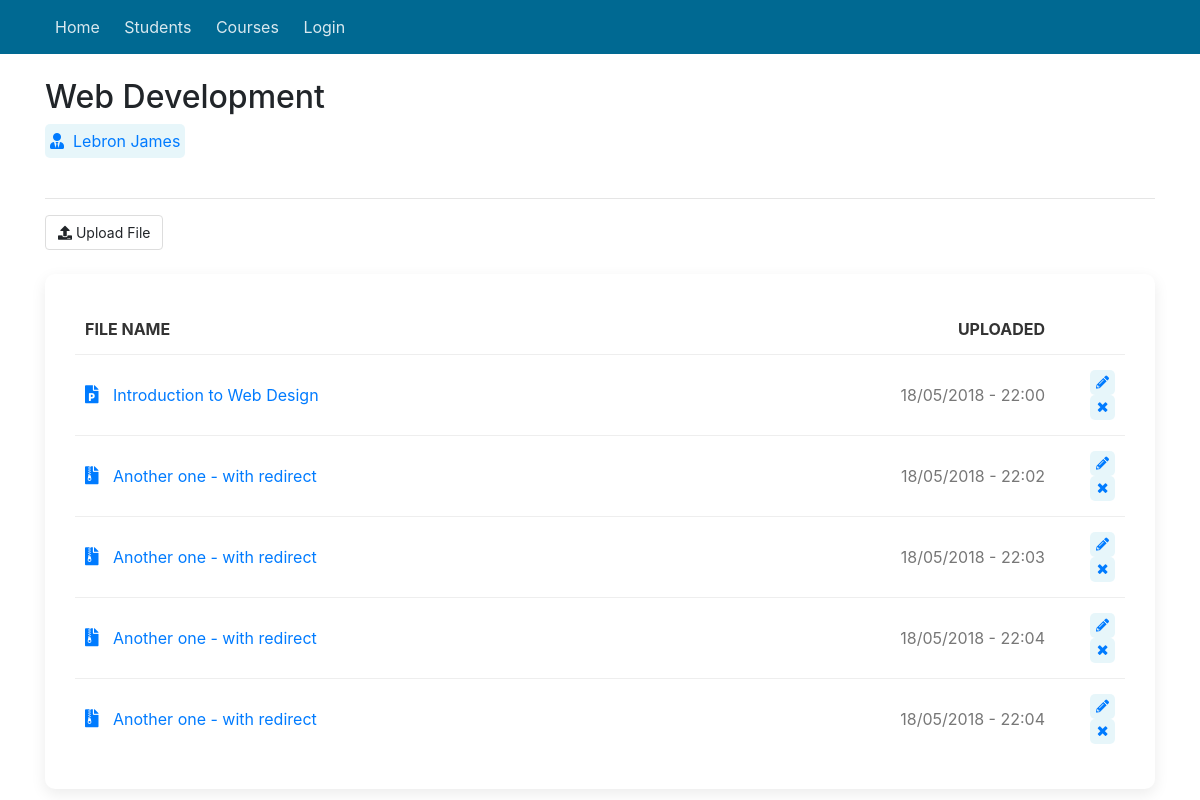
Screenshot of /programs/course/3 with the database file from the repository.
### sems/models.py (models this page shows, shortened)
class Course(models.Model):
    name = models.CharField(max_length=200)
    summary = models.TextField(max_length=600, null=True, blank=True)
    program = models.ForeignKey(Program, on_delete=models.CASCADE)
    start_date = models.DateField()
    end_date = models.DateField()
    credits = models.IntegerField(null=True, default=0)
    def __str__(self):
        return self.name

class Student(models.Model):
    user = models.OneToOneField(User, on_delete=models.CASCADE, null=True)
    first_name = models.CharField(max_length=100, null=True)
    last_name = models.CharField(max_length=100, null=True)
    picture = models.ImageField(null=True, blank=True, default='no-img.png')
    website = models.URLField(max_length=100, null=True, blank=True)
    email = models.EmailField(max_length=100, null=True)
    program = models.ForeignKey(Program, on_delete=models.SET_NULL, null=True)
    country = models.ForeignKey(State, on_delete=models.SET_NULL, null=True)
    city = models.CharField(max_length=100, null=True)
    course = models.ManyToManyField(Course, related_name='course')

class Upload(models.Model):
    name = models.CharField(max_length=100)
    course = models.ForeignKey(Course, on_delete=models.CASCADE)
    file = models.FileField(upload_to='files/', validators=[FileExtensionValidator(['pdf', 'docx', 'doc', 'xls', 'xlsx', 'ppt', 'pptx', 'zip', 'rar', '7zip'])])
    upload_time = models.DateTimeField(default=datetime.now, null=True)
    def get_extension_short(self):
        ext = str(self.file).split(".")
        ext = ext[len(ext)-1]
        if ext == 'doc' or ext == 'docx':
            return 'word'
        elif ext == 'pdf':
            return 'pdf'
        elif ext == 'xls' or ext == 'xlsx':
            return 'excel'
        elif ext == 'ppt' or ext == 'pptx':
            return 'powerpoint'
        elif ext == 'zip' or ext == 'rar' or ext == '7zip':
            return 'archive'
    def __str__(self):
        return str(self.file)[6:]

### sems/views.py (the view)
# urls.py: path('programs/course/<int:pk>', views.course_detail, name='course_detail'),
def course_detail(request, pk):
    course = Course.objects.get(pk = pk)
    files = Upload.objects.filter(course_id = pk)
    group = Group.objects.get(name='Teacher')
    users = group.user_set.all()
    return render(
        request, 'course_single.html', {'usrs': users, 'course': course, 'files': files, 'media_url': settings.MEDIA_ROOT},
    )

### sems/templates/course_single.html (shortened to what this page needs)
{% extends 'base_generic.html' %}
{% block content %}
<h2>{{ course }}</h2>
{% for u in usrs %}
<a class="label" href="{% url 'student_detail' pk=u.student.pk%}"><i class="fas fa-user-tie"></i> &nbsp; {{ u.student.first_name }} {{ u.student.last_name }}</a>
{% endfor %}
<br/>
<br/>
<hr/>
<a href="{% url 'upload_file_view' course_id=course.pk %}" class="btn btn-primary"><i class="fas fa-upload"></i> Upload file</a>
<br/>
<br/>
{% load static %}
<div class="shadow-box">
    {% if files %}
    <table>
        <thead>
            <tr>
                <th>File name</th>
                <th class="text-right">Uploaded</th>
                <th></th>
            </tr>
        </thead>
        <tbody>
        {% for file in files %}
        <tr>
            <td><a href="{% static 'uploads/files/' %}{{ file }}" title="{{ file }}"><i style="font-size: 18px; padding-right: 10px;" class="fas fa-file-{{ file.get_extension_short }}"></i> {{ file.name }}</a><br/></td>
            <td class="text-right">{{ file.upload_time|date:'d/m/Y - H:i' }}</td>
            <td style="width: 70px" class="text-right"><a href="#"><span class="label sm-label"><i class="fas fa-pencil-alt"></i></span></a>
                <a href="#"><span class="label sm-label"><i class="fas fa-times"></i></span></a></td>
        </tr>
        {% endfor %}
        </tbody>
    </table>
    {% else %}
    <p class="lead text-center">No files have been uploaded</p>
    {% endif %}
</div>
{% endblock %}

### sems/static/css/main.css (style rules this page uses)
* { --main-color: #006992; }
body { background-color: #fff; }
.shadow-box { box-shadow: 0 5px 15px rgba(0,0,0,0.08); background-color: #fff; padding: 30px; border-radius: 10px; }
table { width: 100%; }
td, th { padding: 15px 10px; border-top: 1px solid #eee; color: #777; }
th { border: none; color: #333; background-color: #fff; text-transform: uppercase; }
.btn { border: none; text-transform: capitalize; font-size: 14px; font-weight: normal; }
.btn-primary { background-color: var(--main-color); background-color: #fff; color: unset; border: 1px solid #ddd; }
.label { display: inline-flex; justify-content: center; align-items: center; background-color: #5bc0de25; border-radius: 5px; padding: 5px; }
.sm-label { width: 25px; height: 25px; font-size: 13px; }

### rows the page displays
Course: name "Web Development"
Upload: name "Introduction to Web Design", upload_time "18/05/2018 - 22:00"
Upload: name "Another one - with redirect", upload_time "18/05/2018 - 22:02"
Upload: name "Another one - with redirect", upload_time "18/05/2018 - 22:03"
Upload: name "Another one - with redirect", upload_time "18/05/2018 - 22:04"
Upload: name "Another one - with redirect", upload_time "18/05/2018 - 22:04"

### other values shown
{{ u.student.first_name }} "Lebron"
{{ u.student.last_name }} "James"
